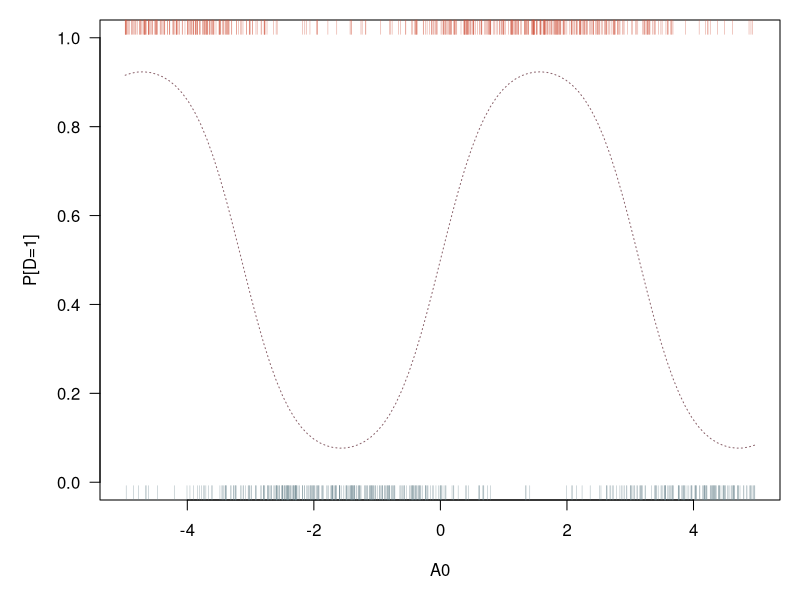

This figure's R source:
#   SGIA40F15 Causal Inference
#       Seminar 3
#           From the FWL Theorem to Double Machine Learning
#   Juraj Medzihorsky
#   2024-02-16

library(mgcv) # for gam

rm(list=ls())

#   just some colors
my_red <- rgb(205, 79, 57, 150, max=255)
my_blue <- rgb(104, 131, 139, 150, max=255)


#   a helper function to tranform a variable from 
#   [0,1] to (0,1), this is just for the simulation
foo <- function(x, adj=1e-3) adj + x*(1-2*adj)
foo(c(0,1))


#   simulate the data
N <- 1e3
set.seed(1234)
x <- runif(N, -2, 2)
a0 <- runif(N, -5, 5)
a1 <- runif(N, -5, 5)
y0_ <- x + a0
y1_ <- x + a1

#   potential outcomes
y0 <- qnorm(ecdf(y0_)(y0_) |> foo(), 0, 1) |> scale()
y1 <- qnorm(ecdf(y1_)(y1_) |> foo(), 1, 1) |> scale() + 1
#   individual treatment effects
tau <- y1 - y0

#   D depends on f(a0)
#   associated with Y(0)
p <- pnorm(sin(a0), 0, 0.7)
d <- sapply(p, function(i) rbinom(1,1,i))
#   inspect
table(d)
#   vector with color based on D
col_d <- ifelse(d%in%0, my_red, my_blue)

y <- ifelse(d%in%0, y0, y1)

#   what does it look like?
par(mar=c(5,5,1,1), las=1)
curve(pnorm(sin(x), 0, 0.7), min(a0), max(a0), ylim=c(0,1),
      xlab='A0', ylab='P[D=1]', col='pink4', lty=3)
rug(a0[d%in%0], side=1, col=my_blue)
rug(a0[d%in%1], side=3, col=my_red)

#   plain control
lm(y ~ 1 + d + x + a0 + a1)$coef['d']


#   Double ML with a GAM

#   bind the data for easier manipulation
dat <- data.frame(y, d, x, a0, a1)
#   split it into two folds
set.seed(4321)
fi <- sample(rep(c(1,2), c(floor(N/2), N-floor(N/2))), N, replace=F) 

#   now cross-fit-and-predict to get the residuals

mod_y_1 <- gam(y ~ 1 + s(x) + s(a0) + s(a1),
               family=gaussian(), data=dat[fi%in%1, ]) 
mod_y_2 <- gam(y ~ 1 + s(x) + s(a0) + s(a1),
               family=gaussian(), data=dat[fi%in%2, ]) 

mod_d_1 <- gam(d ~ 1 + s(x) + s(a0) + s(a1),
               family=gaussian(), data=dat[fi%in%1, ]) 
mod_d_2 <- gam(d ~ 1 + s(x) + s(a0) + s(a1),
               family=gaussian(), data=dat[fi%in%2, ]) 

res_y_1 <- dat$y[fi%in%1] - predict(mod_y_2, newdata=dat[fi%in%1, ])
res_y_2 <- dat$y[fi%in%2] - predict(mod_y_1, newdata=dat[fi%in%2, ])

res_d_1 <- dat$d[fi%in%1] - predict(mod_d_2, newdata=dat[fi%in%1, ])
res_d_2 <- dat$d[fi%in%2] - predict(mod_d_1, newdata=dat[fi%in%2, ])

y_res <- c(res_y_1, res_y_2)
d_res <- c(res_d_1, res_d_2)


#   and the estimate
lm(y_res ~ 1 + d_res)$coef['d_res']
#   compare
lm(y ~ 1 + d + x + a0 + a1)$coef['d']


#   SCRIPT END
